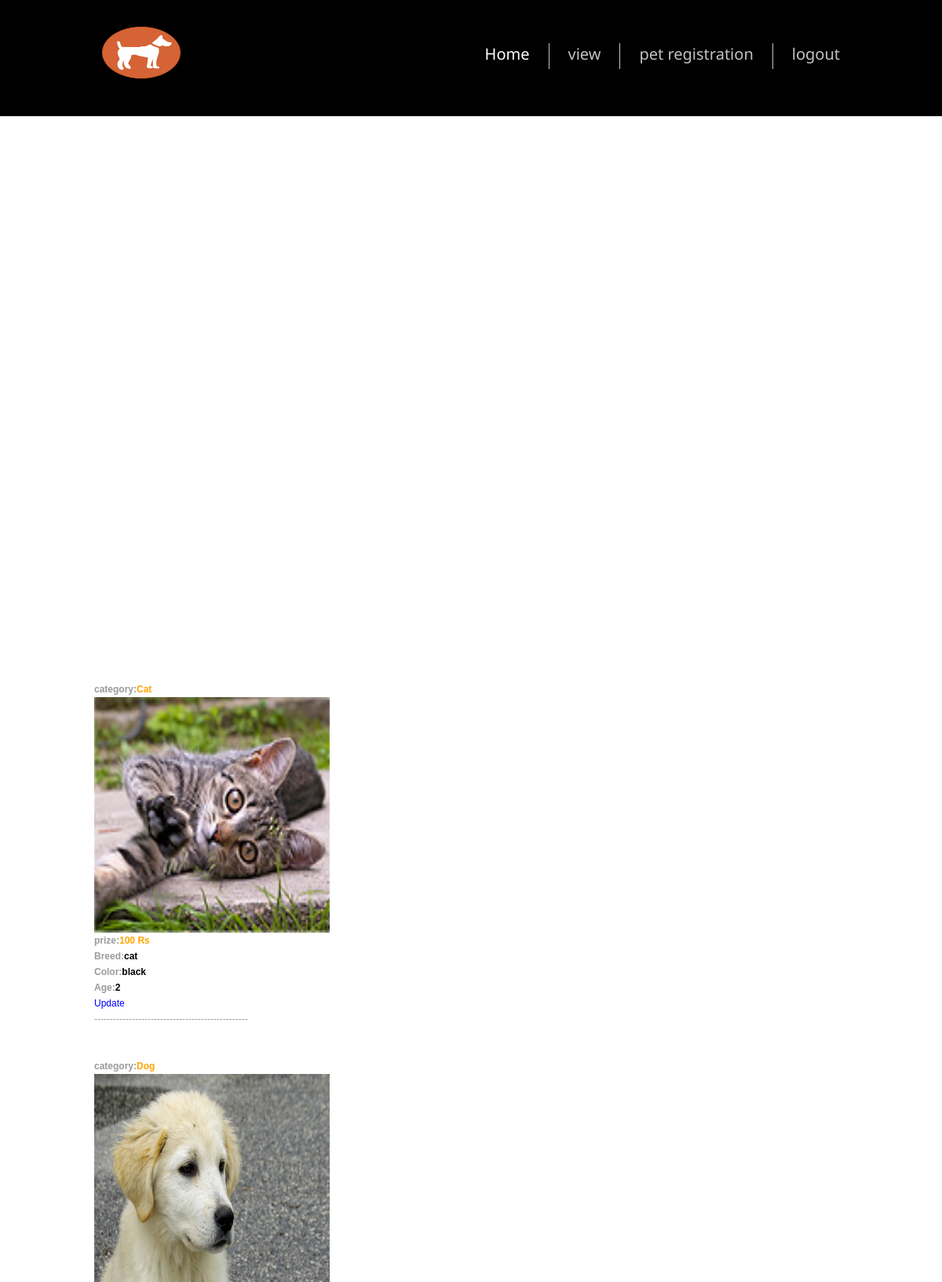
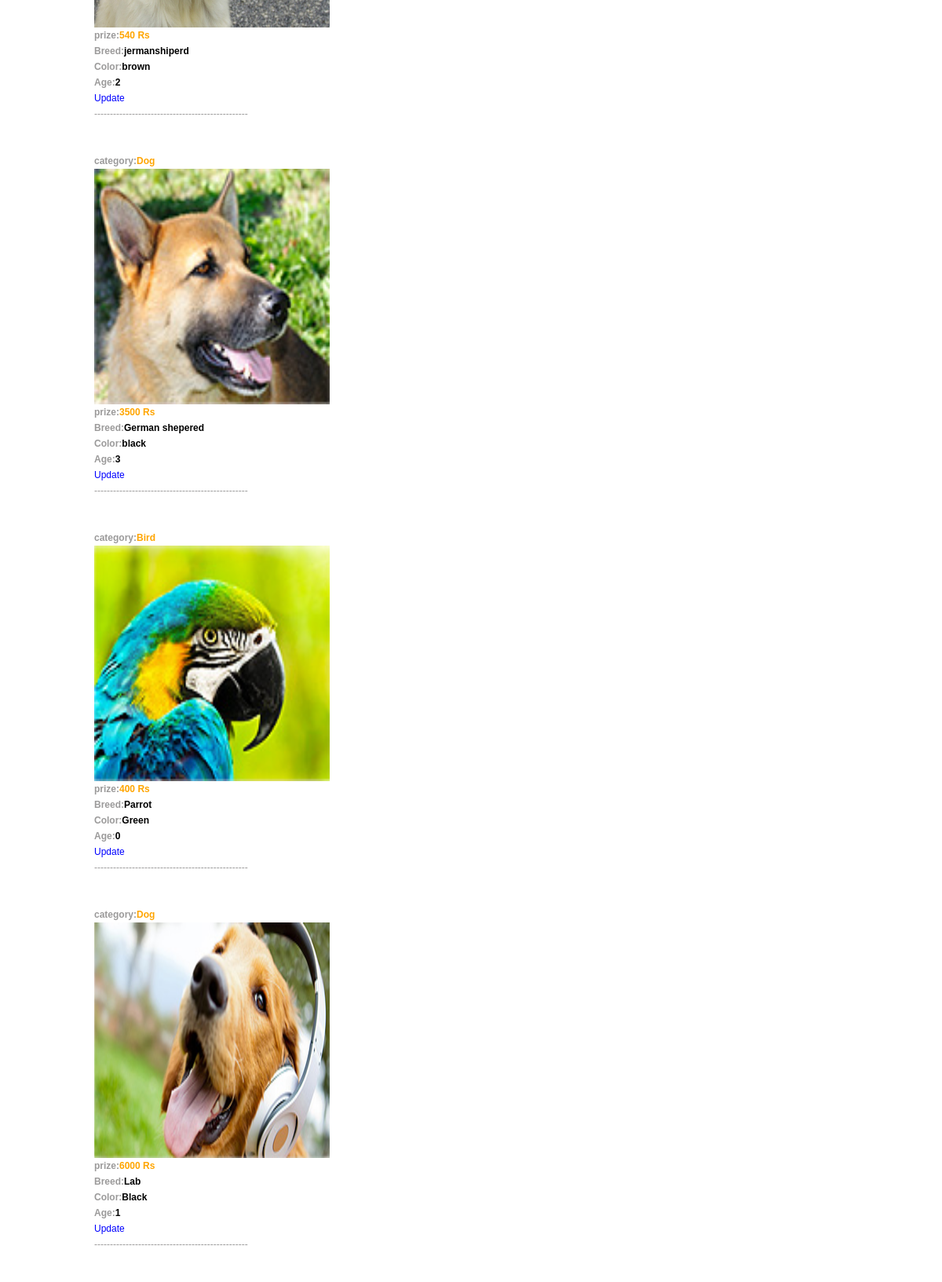
Screenshot of /view1.php (upper part) with the database file from the repository (2 pictures, top to bottom).
### tables this page shows
CREATE TABLE IF NOT EXISTS `reg1` (
  `id` int(30) NOT NULL AUTO_INCREMENT,
  `Breed` varchar(30) NOT NULL,
  `color` varchar(30) NOT NULL,
  `Age` int(30) NOT NULL,
  `price` int(30) NOT NULL,
  `photo` varchar(6000) NOT NULL,
  `category` varchar(20) NOT NULL,
  `status` int(10) NOT NULL,
  PRIMARY KEY (`id`)
);

### view1.php (the view, shortened to what this page needs)
<!DOCTYPE html>
<html lang="en">
<head>
<link rel="stylesheet" href="css/style.css">
<link rel="stylesheet" href="css/form.css">
</head>
<body>
<header>
  <div class="container_12">
    <div class="grid_12">
        <h1><a href="main.php"><img src="images/puppy-available.png" alt="" width="100" height="66"></a> </h1>
      <div class="menu_block">
        <nav>
          <ul class="sf-menu">
            <li class="current"><a href="adminhome.php">Home</a></li>
           <li><a href="view1.php">view</a></li>
            <li><a href="reg1.php">pet registration</a></li>
            <li><a href="logout.php">logout</a></li>
          </ul>
        </nav>
      </div>
    </div>
  </div>
</header>
<div class="content pt1">
  <div class="container_12">
   <div class="container">
	<div class="row">
<div style="border:1px black">
				<div class="ui-block">
				<div class="ui-block-title">
                                        <table>
                                            <ol>
            <?php
            $sql=mysql_query("select * from reg1");
            while($ar=mysql_fetch_array($sql))
            {
              $b=$ar['Breed'];
              $j=$ar['color'];
              $c=$ar['id'];
       $g=$ar['Age'];
             $h=$ar['photo'];
            $i=$ar['price'];
             $ah=$ar['category'];
              ?>
           <br>
           </ol>
                                            <tr> <td><br></br><b>category:<FONT COLOR="ORANGE" size="4"><?php echo $ah;?></FONT></b></td></tr>
               <tr><td width="100"><img src="upload/<?php echo $h; ?>"width="300" height="300"/></td></tr>
          <tr><td><strong>prize:<FONT COLOR="ORANGE" size="4"><?php echo $i;?> Rs</FONT></strong></td></tr>
           <tr><td><strong>Breed:<FONT COLOR="black" size="4"><?php echo $b;?> </FONT></strong></td></tr>
            <tr><td><strong>Color:<FONT COLOR="black" size="4"><?php echo $j;?> </FONT></strong></td></tr>
          <tr><td><strong>Age:<FONT COLOR="black" size="4"><?php echo $g;?> </FONT></strong></td></tr>
         <td><a href="update1.php?id=<?php echo $c;?>"><font size="6" color="blue" align="center">Update</font></a> </td>
          <tr><td>-------------------------------------------------</td></tr>
               <?php
            }
            ?>
                                 <?php
            $sql=mysql_query("select * from reg2");
            while($ar=mysql_fetch_array($sql))
            {
              ?>
           <br>
               <?php
            }
            ?>
                                        </table>
                                </div>
  </div>
</div>
              </div>
      </div>
  </div>
</div>
</body>
</html>

### css/style.css (style rules this page uses)
html { width: 100%; }
* { -webkit-text-size-adjust: none; }
body { font: 12px/20px Arial, Helvetica, sans-serif; color:#9b9a9a; position:relative; min-width:960px; background: #e3e3e3; }
h1, h2, h3, h4, h5, h6 { font-weight: normal; font-family: 'Paprika', cursive;; color: #fff; }
img { max-width: 100%; }
ul { padding: 0; margin: 0; list-style: none; }
a { text-decoration: none; color: inherit; outline: none; transition: 0.5s ease; -o-transition: 0.5s ease; -webkit-transition: 0.5s ease; }
header { display: block; padding-top: 34px; position: relative; z-index: 999; background: #000; padding-bottom: 48px; }
header h1 { float: none; position: relative; z-index: 999; }
header h1 a { display: block; overflow: hidden; margin: 0 auto; width: 130px; float: left; height: 66px; text-indent: -999px; transition: 0s ease; -o-transition: 0s ease; -webkit-transition: 0s ease; }
header h1 a img { display: block; }
.content { background: #fff; padding-bottom: 95px; }

### css/grid.css (style rules this page uses)
body { min-width: 960px; }
.container_12 { margin-left: auto; margin-right: auto; width: 960px; }
.grid_1, .grid_2, .grid_3, .grid_4, .grid_5, .grid_6, .grid_7, .grid_8, .grid_9, .grid_10, .grid_11, .grid_12 { display: inline; float: left; margin-left: 10px; margin-right: 10px; }
.container_12 .grid_12 { width: 940px; }
.clearfix:before, .clearfix:after, .container_12:before, .container_12:after { content: '.'; display: block; overflow: hidden; visibility: hidden; font-size: 0; line-height: 0; width: 0; height: 0; }
.clearfix:after, .container_12:after { clear: both; }
.clearfix, .container_12 { zoom: 1; }

### css/superfish.css (style rules this page uses)
.menu_block { position: relative; float: right; padding-top: 25px; }
nav>.sf-menu { text-align: center; }
nav { position:relative;padding: 0px 0 0 0; }
.sf-menu li { float:left;position:relative; }
.sf-menu>li { float: left; position: relative; }
.sf-menu>li+li { margin-left: 49px; }
.sf-menu>li+li:after { background: url(../images/menu_separator.png) 0 0 no-repeat; content: ''; display: block; position: absolute; top: 0; width: 1px; height: 33px; left: -25px; top: -4px; }
.sf-menu>li:first-child { margin-left: 0; }
.sf-menu>li:hover, .sf-menu>li.sfHover, .sf-menu>li.current { border-color: #a92c11; }
.sf-menu>li>a { font-size: 20px; font-family: 'Noto Sans', sans-serif; color: #c5c3c3; position: relative; line-height: 20px; z-index: 999; position: relative; }
.sf-menu>li.sfHover>a, .sf-menu>li.current>a, .sf-menu>li:hover>a:hover { color: #fff; }

### rows the page displays
reg1: category "Cat", photo (picture), price "100", Breed "cat", color "black", Age "2"
reg1: category "Dog", photo (picture), price "540", Breed "jermanshiperd", color "brown", Age "2"
reg1: category "Dog", photo (picture), price "3500", Breed "German shepered", color "black", Age "3"
reg1: category "Bird", photo (picture), price "400", Breed "Parrot", color "Green", Age "0"
reg1: category "Dog", photo (picture), price "6000", Breed "Lab", color "Black", Age "1"
